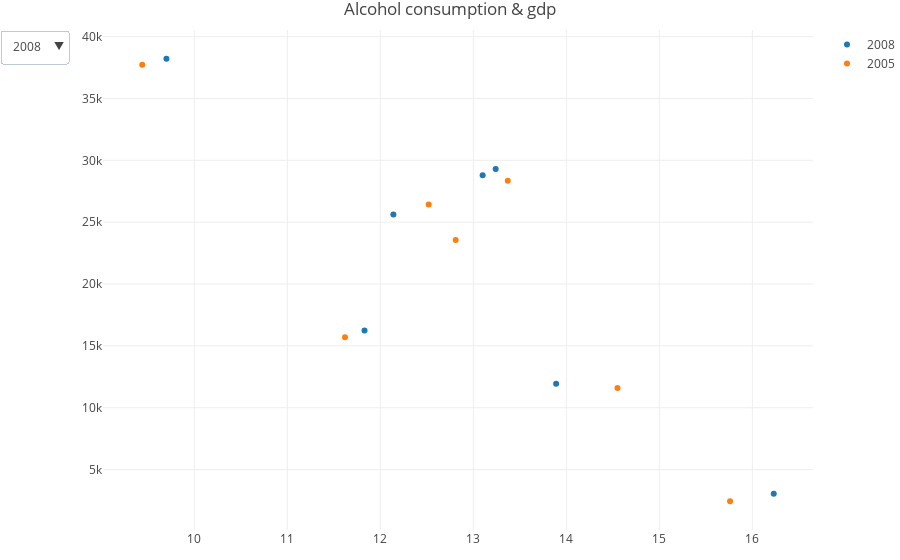

The code cell stored with this chart in its notebook:
### Code cell
trace0 = go.Scatter(
    x=data['alco'][data['year']=='2008'].tolist(),
    y=data['gdp'][data['year']=='2008'].tolist(),
    text=list(data['country'][data['year']=='2008']),
    mode='markers',
    name='2008'
)
trace1 = go.Scatter(
    x=data['alco'][data['year']=='2005'].tolist(),
    y=data['gdp'][data['year']=='2005'].tolist(),
    text=list(data['country'][data['year']=='2005']),
    mode='markers',
    name='2005'
)
dt = [trace0, trace1]
updatemenus = list([
    dict(
        x = 0.1,
        xanchor = 'left',
        y = 1.0,
        yanchor = 'top'),
    dict(buttons=list(
        [
            dict(args = ["visible", [True, False]],
                 label = '2008',
                 method = 'restyle'),
            dict(args = ["visible", [False, True]],
                 label = '2005',
                 method = 'restyle'),
            dict(args = ["visible", [True, True]],
                 label = 'All',
                 method = 'restyle')
        ]),
    )
])


layout = dict(
            title = 'Alcohol consumption & gdp', 
            updatemenus=updatemenus, margin = dict( t=30, b=30, l=0, r=0 )
            )

fig = dict(data=dt, layout=layout)
iplot(fig)

### Figure 1 — Plotly figure (JSON) as saved in the notebook; plotly's stock layout.template omitted (floating-point values rounded to 4 significant figures)
{"data": [{"mode": "markers", "name": "2008", "text": ["Finland", "Germany", "Portugal", "Russia", "Spain", "United Kingdom", "United States"], "type": "scatter", "uid": "9f59bef9-8f8e-47e4-86ce-904dabbe51aa", "x": [13.1, 12.14, 13.89, 16.23, 11.83, 13.24, 9.7], "y": [28790.0, 25620.0, 11950.0, 3044.0, 16250.0, 29290.0, 38210.0]}, {"mode": "markers", "name": "2005", "text": ["Finland", "Germany", "Portugal", "Russia", "Spain", "United Kingdom", "United States"], "type": "scatter", "uid": "eb28a4b2-7334-43fe-bd26-6d9523d6aad0", "x": [12.52, 12.81, 14.55, 15.76, 11.62, 13.37, 9.44], "y": [26440.0, 23560.0, 11590.0, 2443.0, 15700.0, 28350.0, 37720.0]}], "layout": {"margin": {"b": 30, "l": 0, "r": 0, "t": 30}, "title": "Alcohol consumption & gdp", "updatemenus": [{"x": 0.1, "xanchor": "left", "y": 1, "yanchor": "top"}, {"buttons": [{"args": ["visible", [true, false]], "label": "2008", "method": "restyle"}, {"args": ["visible", [false, true]], "label": "2005", "method": "restyle"}, {"args": ["visible", [true, true]], "label": "All", "method": "restyle"}]}]}}
